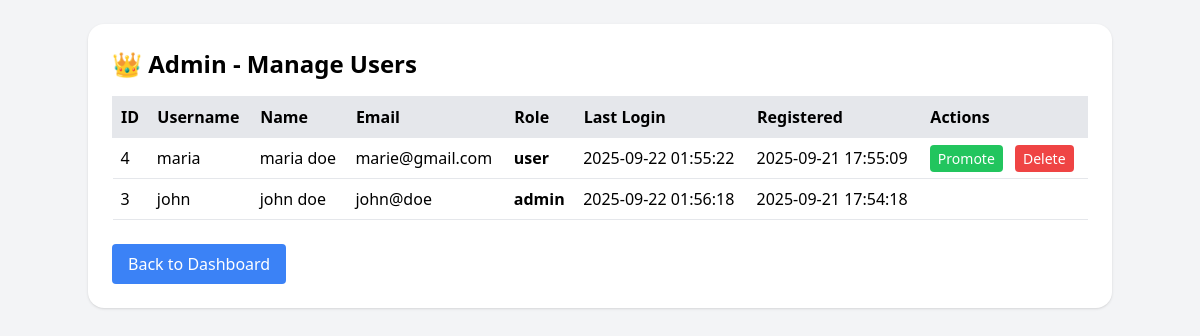
The app's page /manage_users.php (signed in) with its own data.
### tables this page shows
CREATE TABLE `users` (
  `id` int(11) NOT NULL,
  `username` varchar(100) NOT NULL,
  `firstname` varchar(100) NOT NULL,
  `lastname` varchar(100) NOT NULL,
  `email` varchar(255) NOT NULL,
  `password_hash` varchar(255) NOT NULL,
  `role` enum('admin','user') NOT NULL DEFAULT 'user',
  `created_at` timestamp NOT NULL DEFAULT current_timestamp(),
  `last_login` datetime DEFAULT NULL
);

### manage_users.php (the view, shortened to what this page needs)
<?php
require 'config.php';
$result = $mysqli->query("SELECT id, username, firstname, lastname, email, role, last_login, created_at FROM users ORDER BY created_at DESC");
?>
<!DOCTYPE html>
<html>
<head>
  <script src="https://cdn.tailwindcss.com"></script>
</head>
<body class="bg-gray-100 p-6">
<div class="max-w-5xl mx-auto bg-white p-6 rounded-2xl shadow">
  <h2 class="text-2xl font-bold mb-4">👑 Admin - Manage Users</h2>
  <table class="w-full border-collapse">
    <thead>
      <tr class="bg-gray-200 text-left">
        <th class="p-2 border">ID</th>
        <th class="p-2 border">Username</th>
        <th class="p-2 border">Name</th>
        <th class="p-2 border">Email</th>
        <th class="p-2 border">Role</th>
        <th class="p-2 border">Last Login</th>
        <th class="p-2 border">Registered</th>
        <th class="p-2 border">Actions</th>
      </tr>
    </thead>
    <tbody>
      <?php while ($row = $result->fetch_assoc()): ?>
        <tr class="border-b">
          <td class="p-2"><?= $row['id'] ?></td>
          <td class="p-2"><?= htmlspecialchars($row['username']) ?></td>
          <td class="p-2"><?= htmlspecialchars($row['firstname'] . " " . $row['lastname']) ?></td>
          <td class="p-2"><?= htmlspecialchars($row['email']) ?></td>
          <td class="p-2 font-semibold"><?= htmlspecialchars($row['role']) ?></td>
          <td class="p-2"><?= $row['last_login'] ?: "Never" ?></td>
          <td class="p-2"><?= $row['created_at'] ?></td>
          <td class="p-2 space-x-2">
            <?php if ($row['role'] === 'user'): ?>
              <a href="?action=promote&id=<?= $row['id'] ?>" class="bg-green-500 text-white px-2 py-1 rounded text-sm">Promote</a>
            <?php elseif ($row['role'] === 'admin' && $row['id'] != $_SESSION['user_id']): ?>
              <a href="?action=demote&id=<?= $row['id'] ?>" class="bg-yellow-500 text-white px-2 py-1 rounded text-sm">Demote</a>
            <?php endif; ?>
            <?php if ($row['id'] != $_SESSION['user_id']): ?>
              <a href="?action=delete&id=<?= $row['id'] ?>" onclick="return confirm('Are you sure?')" class="bg-red-500 text-white px-2 py-1 rounded text-sm">Delete</a>
            <?php endif; ?>
          </td>
        </tr>
      <?php endwhile; ?>
    </tbody>
  </table>
  <a href="dashboard.php" class="inline-block mt-6 bg-blue-500 text-white px-4 py-2 rounded">Back to Dashboard</a>
</div>
</body>
</html>

### records on screen
users: id "4", username "maria", firstname+lastname "maria doe", email "marie@gmail.com", role "user", last_login "2025-09-22 01:55:22", created_at "2025-09-21 17:55:09"
users: id "3", username "john", firstname+lastname "john doe", email "john@doe", role "admin", last_login "2025-09-22 01:56:18", created_at "2025-09-21 17:54:18"
